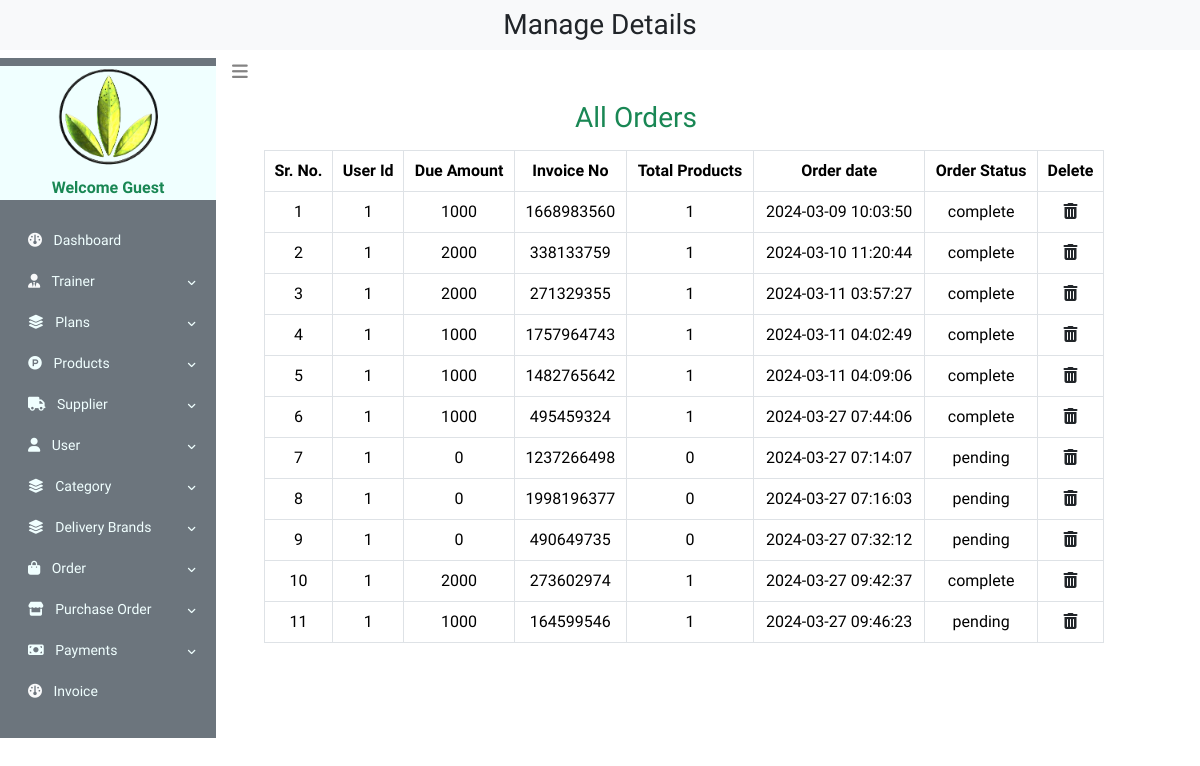
/admin_home.php?all_orders, run on the app's committed database.
### tables this page shows
CREATE TABLE `user_order` (
  `order_id` int(11) NOT NULL,
  `user_id` int(11) NOT NULL,
  `due_amount` int(255) NOT NULL,
  `invoice_no` int(255) NOT NULL,
  `total_products` int(255) NOT NULL,
  `order_date` timestamp NOT NULL DEFAULT current_timestamp() ON UPDATE current_timestamp(),
  `order_status` varchar(255) NOT NULL
);

### all_orders.php (the view, shortened to what this page needs)
<?php
$servername = "localhost";
$username = "root";
$password = "";
$dbname = "life";
$conn = new mysqli($servername, $username, $password, $dbname);
?>
<!DOCTYPE html>
<html lang="en">
<head>
    <link rel="stylesheet" href="https://pro.fontawesome.com/releases/v5.10.0/css/all.css"/>
    <link rel="stylesheet" href="https://cdnjs.cloudflare.com/ajax/libs/font-awesome/6.5.1/css/all.min.css" />
    <link rel="stylesheet" href="profile.css">
    <link href="https://cdn.jsdelivr.net/npm/bootstrap@5.3.3/dist/css/bootstrap.min.css" rel="stylesheet">
</head>
<body>
        <?php
            $get_orders = "SELECT * FROM `user_order`";
            $result = $conn->query($get_orders);
            if($result)
            {
                echo "
                    <h3 class='text-center text-success mt-3 mb-3 mx-5 m-auto'>All Orders</h3>
                    <table class='table table-bordered mt-3 mb-3 mx-5 m-auto'>
                        <thead class='text-center'>
                        <tr>
                        <th>Sr. No.</th>
                        <th>User Id</th>
                        <th>Due Amount</th>
                        <th>Invoice No</th>
                        <th>Total Products</th>
                        <th>Order date</th>
                        <th>Order Status</th>
                        <th>Delete</th>
                        </tr>
                        </thead>
                        <tbody class='text-center'>
                        ";
            }
            if($result->num_rows>0)
            {
                $sr_no = 0;
                while($row = mysqli_fetch_assoc($result))
                {
                    $order_id = $row['order_id'];
                    $user_id = $row['user_id'];
                    $due_amount = $row['due_amount'];
                    $invoice_no = $row['invoice_no'];
                    $total_products = $row['total_products'];
                    $order_date = $row['order_date'];
                    $order_status = $row['order_status'];
                    $sr_no++;
                    echo "<tr class='text-center'>
                    <td>$sr_no</td>
                    <td>$user_id</td>
                    <td>$due_amount</td>
                    <td>$invoice_no</td>
                    <td>$total_products</td>
                    <td>$order_date</td>
                    <td>$order_status</td>
                    <td><a href='admin_home.php?trash_all_orders = $order_id'><i class='fa-solid fa-trash-can text-dark'></i></a></td>
                    </tr>
                    </tbody>
                    ";
                }
            }
            else
            {
                echo "<h3 class='text-danger mt-3'>No orders yet</h2>";
            }
        ?>
    </table>
</body>
</html>

### profile.css (style rules this page uses)
body { font-family: 'Spartan',sans-serif; margin: 0; padding: 0; }

### admin_home.php (style rules this page uses)
body { font-family: 'Spartan',sans-serif; margin: 0; padding: 0; }

### all_orders.php (style rules this page uses)
body { font-family: 'Spartan',sans-serif; margin: 0; padding: 0; }

### data on the page
user_order: user "1", due_amount "1000", invoice_no "1668983560", total_products "1", order_date "2024-03-09 10:03:50", order_status "complete"
user_order: user "1", due_amount "2000", invoice_no "338133759", total_products "1", order_date "2024-03-10 11:20:44", order_status "complete"
user_order: user "1", due_amount "2000", invoice_no "271329355", total_products "1", order_date "2024-03-11 03:57:27", order_status "complete"
user_order: user "1", due_amount "1000", invoice_no "1757964743", total_products "1", order_date "2024-03-11 04:02:49", order_status "complete"
user_order: user "1", due_amount "1000", invoice_no "1482765642", total_products "1", order_date "2024-03-11 04:09:06", order_status "complete"
user_order: user "1", due_amount "1000", invoice_no "495459324", total_products "1", order_date "2024-03-27 07:44:06", order_status "complete"
user_order: user "1", due_amount "0", invoice_no "1237266498", total_products "0", order_date "2024-03-27 07:14:07", order_status "pending"
user_order: user "1", due_amount "0", invoice_no "1998196377", total_products "0", order_date "2024-03-27 07:16:03", order_status "pending"
user_order: user "1", due_amount "0", invoice_no "490649735", total_products "0", order_date "2024-03-27 07:32:12", order_status "pending"
user_order: user "1", due_amount "2000", invoice_no "273602974", total_products "1", order_date "2024-03-27 09:42:37", order_status "complete"
user_order: user "1", due_amount "1000", invoice_no "164599546", total_products "1", order_date "2024-03-27 09:46:23", order_status "pending"
